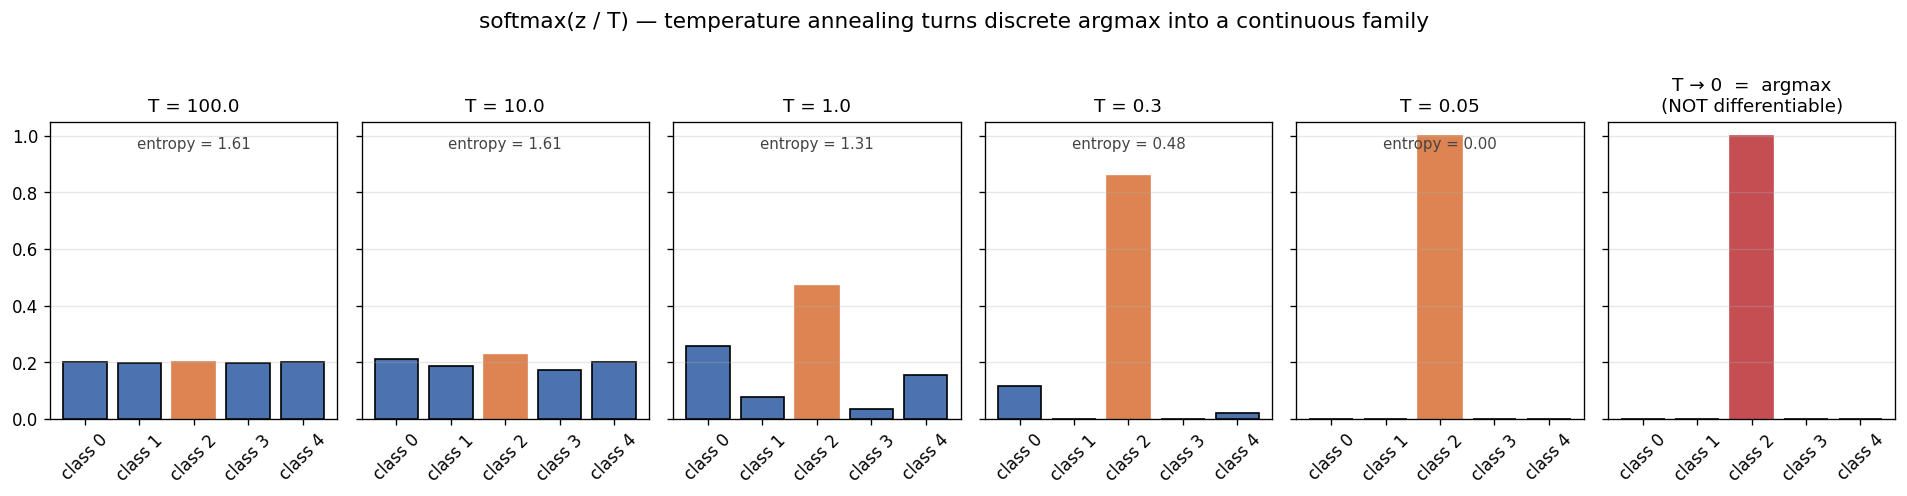

This chart was generated by the following Python code:
"""§2.0 — argmax ↔ softmax under temperature annealing.

argmax(z) returns a one-hot vector — discrete, not differentiable, no
gradient ever flows through it. Deep learning replaces it with

    softmax(z / T)_i  =  exp(z_i / T)  /  Σ_j exp(z_j / T)

a continuous, smooth, everywhere-differentiable function with a knob T:
    T → ∞   uniform distribution     (no information, max entropy)
    T = 1   "normal" softmax
    T → 0⁺  argmax                   (one-hot, max information, NOT differentiable)

This is the same trick Newton played in §2.0: replace a discrete operation
with a continuous family that contains it as a limit, so gradients can flow.
"""
from pathlib import Path

import matplotlib.pyplot as plt
import torch
import torch.nn.functional as F


logits = torch.tensor([1.5, 0.3, 2.1, -0.5, 1.0])
labels = [f"class {i}" for i in range(len(logits))]

temperatures = [100.0, 10.0, 1.0, 0.3, 0.05]
distributions = [F.softmax(logits / T, dim=0) for T in temperatures]
argmax_onehot = F.one_hot(logits.argmax(), num_classes=len(logits)).float()

fig, axes = plt.subplots(1, len(temperatures) + 1, figsize=(16, 4), sharey=True)

for ax, T, p in zip(axes[:-1], temperatures, distributions):
    bars = ax.bar(labels, p.numpy(), color="#4c72b0", edgecolor="k")
    bars[logits.argmax()].set_color("#dd8452")  # highlight winner
    ax.set_title(f"T = {T}", fontsize=11)
    ax.set_ylim(0, 1.05)
    ax.tick_params(axis="x", rotation=45)
    ax.grid(alpha=0.3, axis="y")
    H = -(p * (p.clamp_min(1e-12).log())).sum().item()
    ax.text(0.5, 0.95, f"entropy = {H:.2f}", transform=ax.transAxes,
            ha="center", va="top", fontsize=9, color="#444")

# Final panel: the argmax limit (T → 0).
ax = axes[-1]
bars = ax.bar(labels, argmax_onehot.numpy(), color="#bbbbbb", edgecolor="k")
bars[logits.argmax()].set_color("#c44e52")
ax.set_title("T → 0  =  argmax\n(NOT differentiable)", fontsize=11)
ax.set_ylim(0, 1.05)
ax.tick_params(axis="x", rotation=45)
ax.grid(alpha=0.3, axis="y")

fig.suptitle(
    "softmax(z / T) — temperature annealing turns discrete argmax into a continuous family",
    fontsize=13, y=1.02,
)

plt.tight_layout()
out = Path(__file__).with_suffix(".png")
plt.savefig(out, dpi=120, bbox_inches="tight")
print(f"Saved: {out}")

# Show why argmax has no gradient and softmax does.
z = logits.clone().requires_grad_(True)
loss_soft = -F.log_softmax(z, dim=0)[2]   # cross-entropy if true class is 2
loss_soft.backward()
print(f"\nsoftmax cross-entropy   ∂L/∂z = {z.grad.tolist()}   ← non-zero, gradient flows")
print("argmax                  ∂L/∂z = [0, 0, 0, 0, 0]      ← zero almost everywhere, useless")
